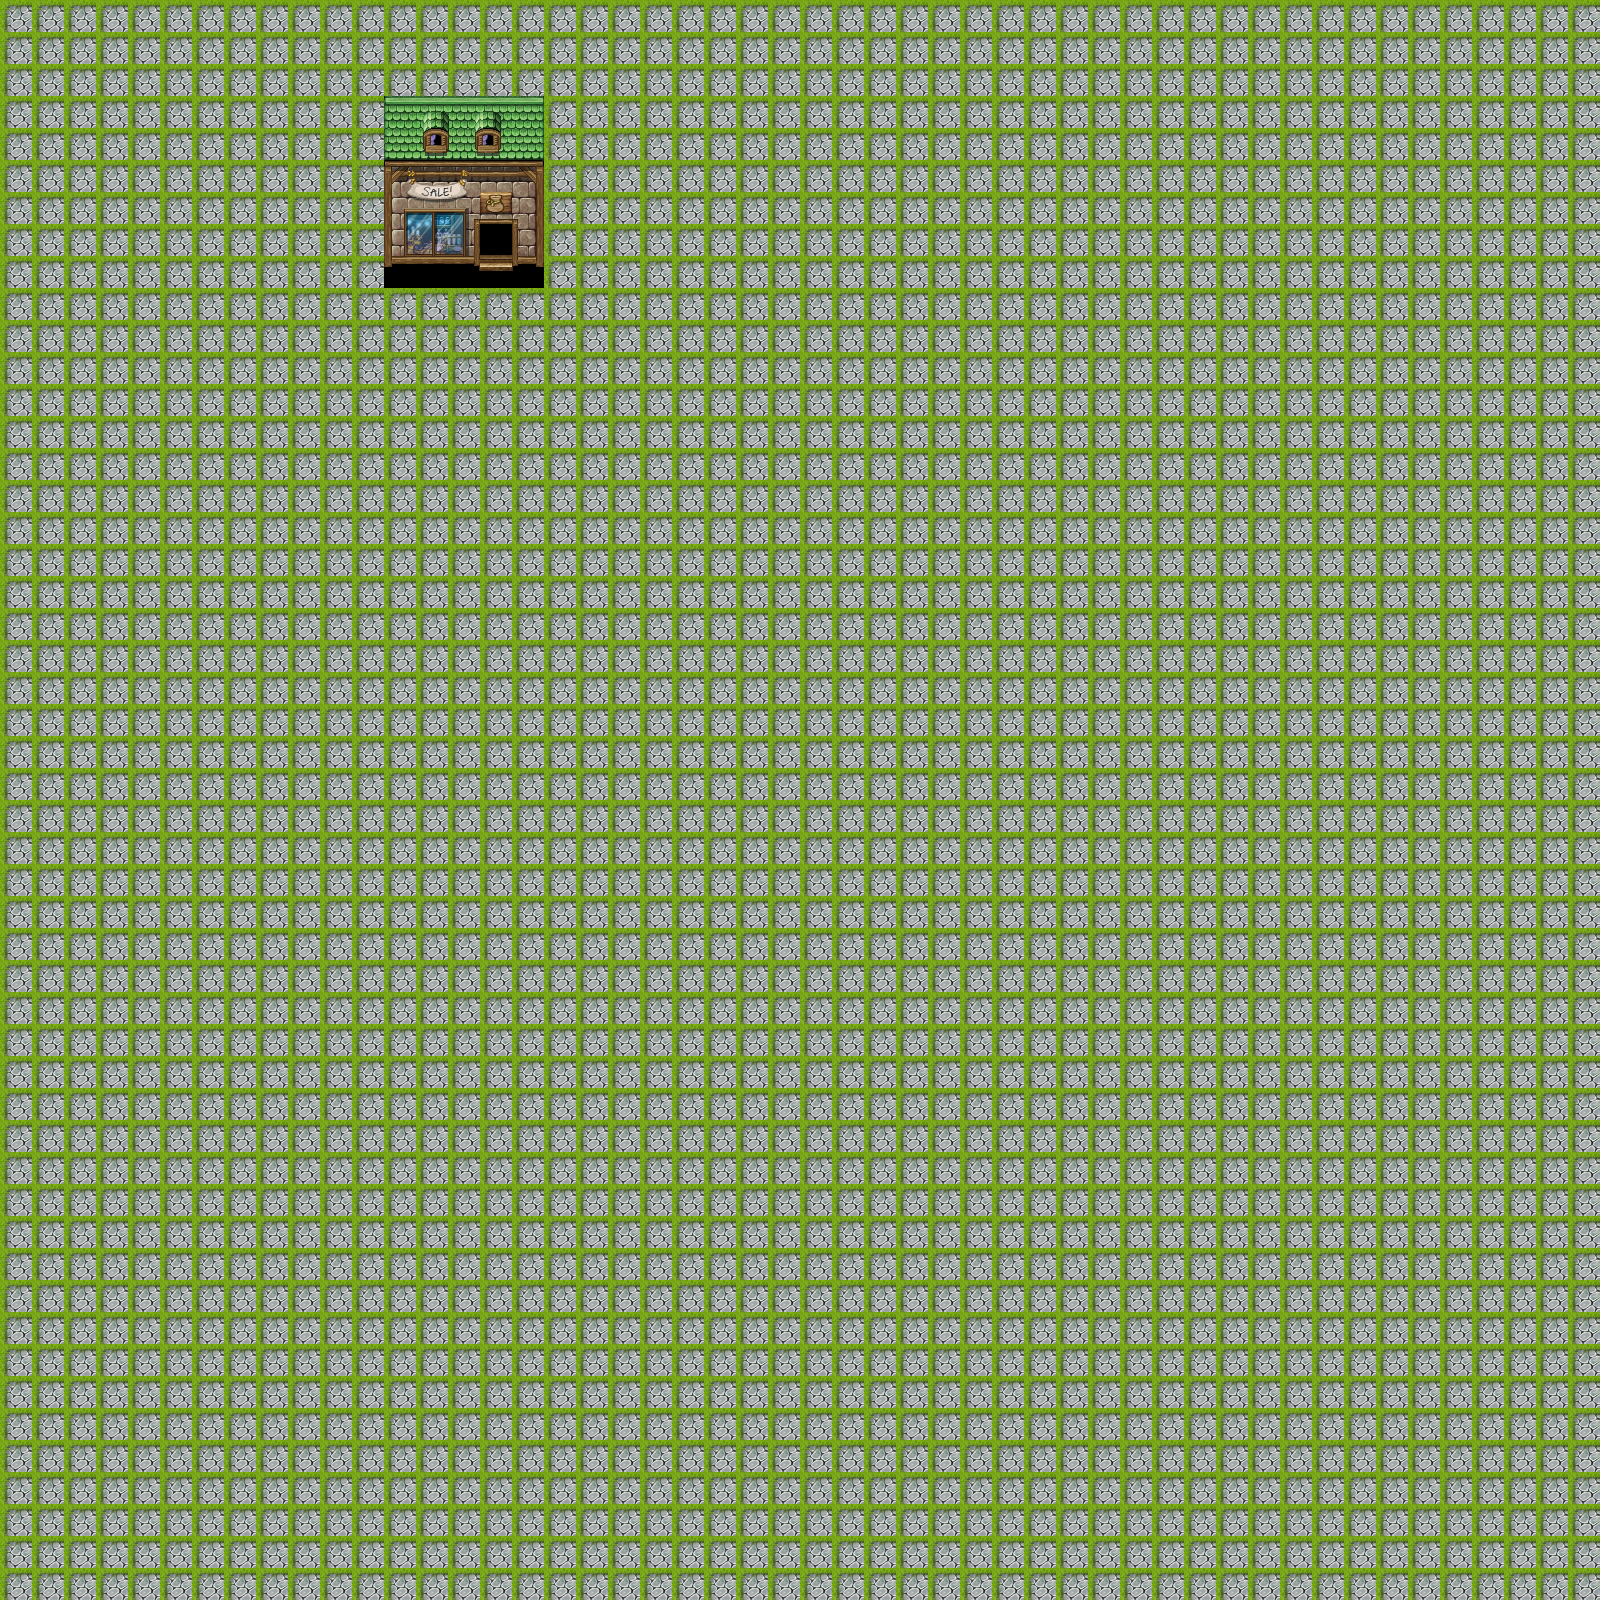

This game map was drawn from its Tiled (.tmx) file and the tilesets committed beside it. A one-line description and the trimmed map source follow:
An orthogonal 50x50 tile map with 32x32 px tiles, 2 tile layers (main, over), 1 hidden layer not drawn, 2 tilesets and 2 objects (heroe, transition).

<map version="1.0" orientation="orthogonal" width="50" height="50" tilewidth="32" tileheight="32">
 <tileset firstgid="1" name="tilea2" tilewidth="32" tileheight="32">
  <image source="../Graphics/Tilesets/tilea2.png" width="512" height="384" />
 </tileset>
 <tileset firstgid="193" name="21" tilewidth="32" tileheight="32">
  <image source="../Graphics/Tilesets/21.png" width="512" height="512" />
 </tileset>
 <layer name="main" width="50" height="50">
  <data>[2500 cells, 2500 non-empty, 31 distinct tile ids]</data>
 </layer>
 <layer name="colisiones" width="50" height="50" visible="0">
  <data>[2500 cells, 24 non-empty, 1 distinct tile ids]</data>
 </layer>
 <layer name="over" width="50" height="50">
  <data>[2500 cells, 0 non-empty, 0 distinct tile ids]</data>
 </layer>
 <objectgroup name="objet" width="50" height="50">
  <object name="heroe" x="179" y="303" width="31" height="23" />
  <object name="test" type="transition" x="479" y="224" width="35" height="45" />
 </objectgroup>
</map>
